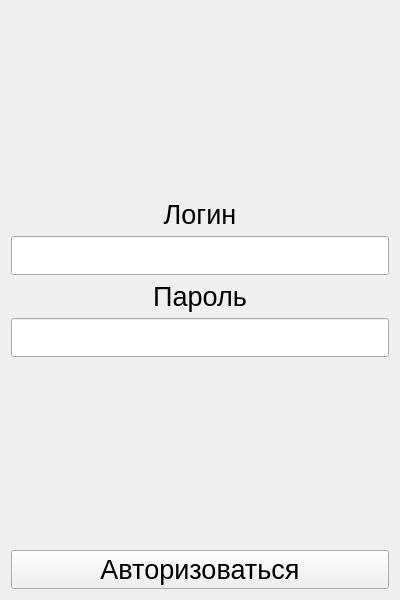
<?xml version="1.0" encoding="UTF-8"?>
<ui version="4.0">
 <class>Login</class>
 <widget class="QWidget" name="Login">
  <property name="geometry">
   <rect>
    <x>0</x>
    <y>0</y>
    <width>400</width>
    <height>600</height>
   </rect>
  </property>
  <property name="minimumSize">
   <size>
    <width>400</width>
    <height>600</height>
   </size>
  </property>
  <property name="maximumSize">
   <size>
    <width>400</width>
    <height>600</height>
   </size>
  </property>
  <property name="windowTitle">
   <string>Form</string>
  </property>
  <layout class="QVBoxLayout" name="verticalLayout">
   <item>
    <spacer name="verticalSpacer_2">
     <property name="orientation">
      <enum>Qt::Vertical</enum>
     </property>
     <property name="sizeHint" stdset="0">
      <size>
       <width>20</width>
       <height>40</height>
      </size>
     </property>
    </spacer>
   </item>
   <item>
    <widget class="QLabel" name="label_login">
     <property name="font">
      <font>
       <pointsize>20</pointsize>
      </font>
     </property>
     <property name="text">
      <string>Логин</string>
     </property>
     <property name="alignment">
      <set>Qt::AlignCenter</set>
     </property>
    </widget>
   </item>
   <item>
    <widget class="QLineEdit" name="lineEdit_login">
     <property name="font">
      <font>
       <pointsize>20</pointsize>
      </font>
     </property>
    </widget>
   </item>
   <item>
    <widget class="QLabel" name="label_password">
     <property name="font">
      <font>
       <pointsize>20</pointsize>
      </font>
     </property>
     <property name="text">
      <string>Пароль</string>
     </property>
     <property name="alignment">
      <set>Qt::AlignCenter</set>
     </property>
    </widget>
   </item>
   <item>
    <widget class="QLineEdit" name="lineEdit_password">
     <property name="font">
      <font>
       <pointsize>20</pointsize>
      </font>
     </property>
     <property name="autoFillBackground">
      <bool>false</bool>
     </property>
     <property name="inputMethodHints">
      <set>Qt::ImhHiddenText|Qt::ImhNoAutoUppercase|Qt::ImhNoPredictiveText|Qt::ImhSensitiveData</set>
     </property>
     <property name="echoMode">
      <enum>QLineEdit::Password</enum>
     </property>
    </widget>
   </item>
   <item>
    <spacer name="verticalSpacer">
     <property name="orientation">
      <enum>Qt::Vertical</enum>
     </property>
     <property name="sizeHint" stdset="0">
      <size>
       <width>20</width>
       <height>40</height>
      </size>
     </property>
    </spacer>
   </item>
   <item>
    <widget class="QPushButton" name="pushButton_authorize">
     <property name="font">
      <font>
       <pointsize>20</pointsize>
      </font>
     </property>
     <property name="text">
      <string>Авторизоваться</string>
     </property>
    </widget>
   </item>
  </layout>
 </widget>
 <resources/>
 <connections/>
</ui>
